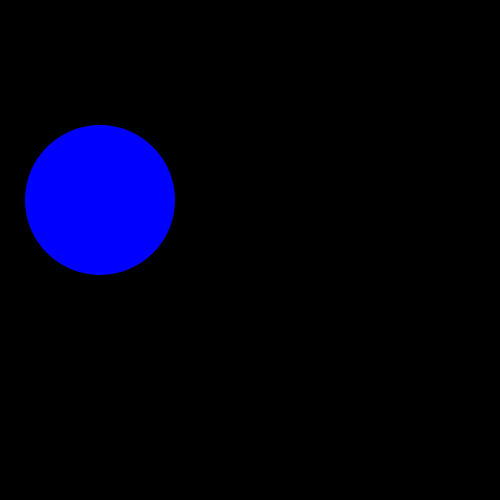
Frame 1 (no input)
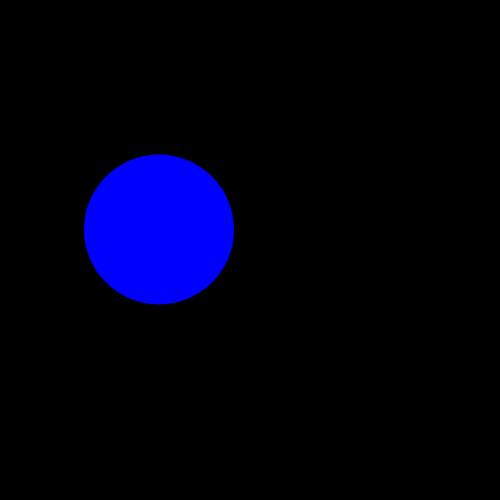
Frame 60 (no input)
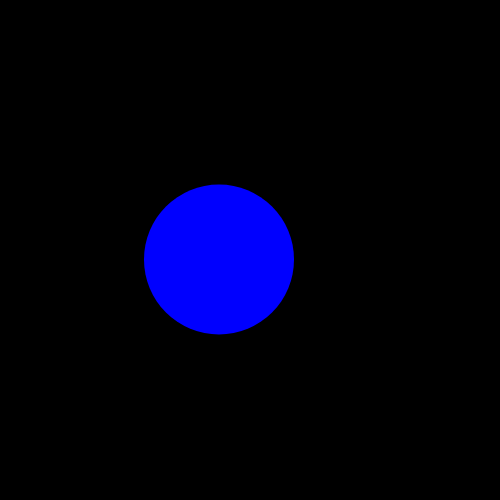
Frame 120 (the mouse pressed at the canvas centre since frame 60)

The p5.js sketch that drew these frames (run headless with seeded random() and noise() and a simulated clock; from frame 60 on, the mouse is pressed at the canvas centre):

// p5.js sketch
// ── sketch.js
//Շարժվող քառակուսի, պատերից անդրադարձում և գույնի փոփոխություն պատին կպնելուց հետո
let x = 100
let y = 200
let d = 150
let canvW = 500
let canvH = 500
let dirx = 1
let diry = 1

function setup() {
    createCanvas(canvW,canvH)
    noStroke()
    
}

function draw(){
    background("black")
    fill("blue")
    ellipse(x,y,d)
    if(x + d/2 >=canvW){
        dirx = -1
    }
    if(x - d/2 <=0){
        dirx = 1
    }
    
    x +=dirx
    y +=0.5

    if(y + d/2 >=canvH){
        diry = -1 
    }
    if(y - d/3 <=0){
        diry = 1
    }



}
    
